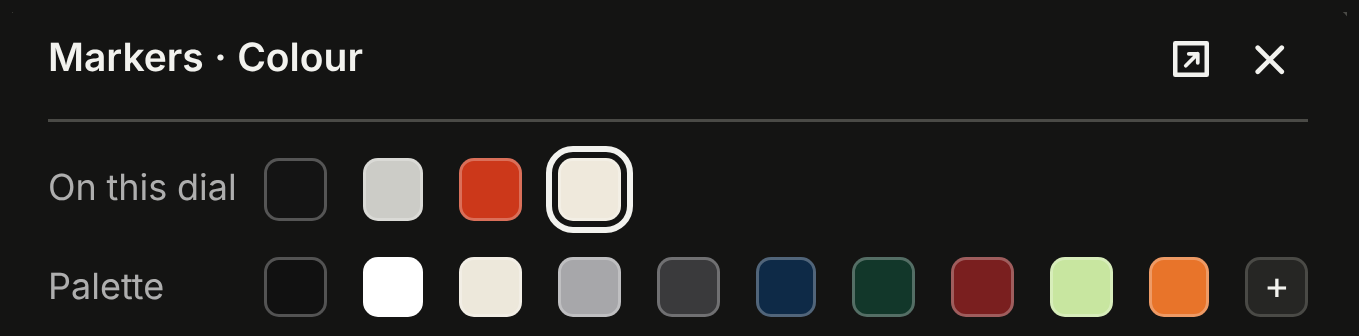
#> input picture guide/img/c11-colour.png, 1359 x 336 px, given in place of c11-colour.png-bare.png, which was not available
$ python -i check_lines.py   (imports and definitions only)
#> lines starting #> are read from the running program, lines starting #| are printed output that depends on the picture; pictures that were not available may be replaced by others from this repository, and a replacement may not be noted
"""check_lines.py — does any leader line or highlight box run over the picture under it? (Okay, 14 Oct 2026:
"avoid content while drawing lines"; "a zero padding square … generates overlaps with the highlightee".)
Reads out/leaders.json and out/page-NN-bare.png (each page with its lines and labels hidden) and looks along every
segment: where the picture under the line changes sharply (text, an edge, an icon), the line is crossing content.
Leaders marked "through" (on the dial itself) are skipped. Prints one line per problem; exit 0 always."""
import json, os, sys
from PIL import Image, ImageFilter, ImageChops
HERE = os.path.dirname(os.path.abspath(__file__)); OUT = os.path.join(HERE, "out", "review")
# [1 line that did not run here, left out]
cache = {}
def edges(no):
#> called with no = '../img/c11-colour.png'
    if no not in cache:
        im = Image.open(os.path.join(OUT, f"page-{no}-bare.png")).convert("L")
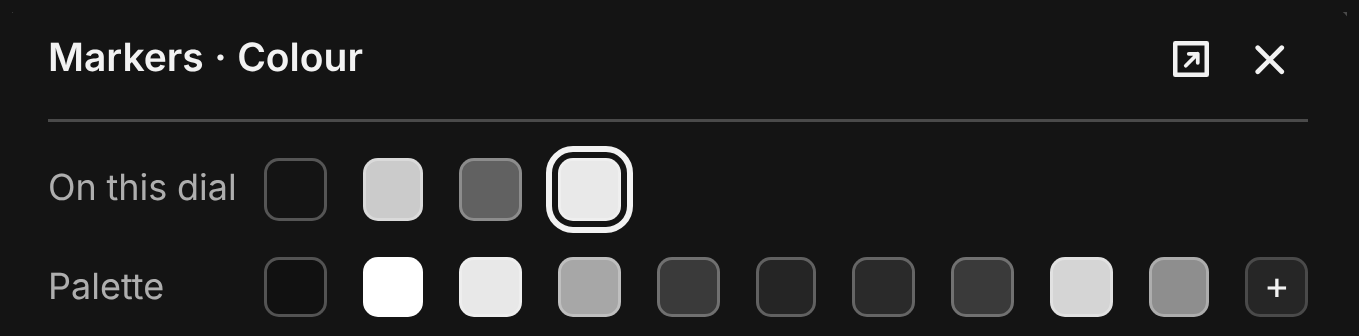
#> im: PIL image 1359x336 L; min 17, max 255, mean 36.8
        mx, mn = im.filter(ImageFilter.MaxFilter(3)), im.filter(ImageFilter.MinFilter(3))
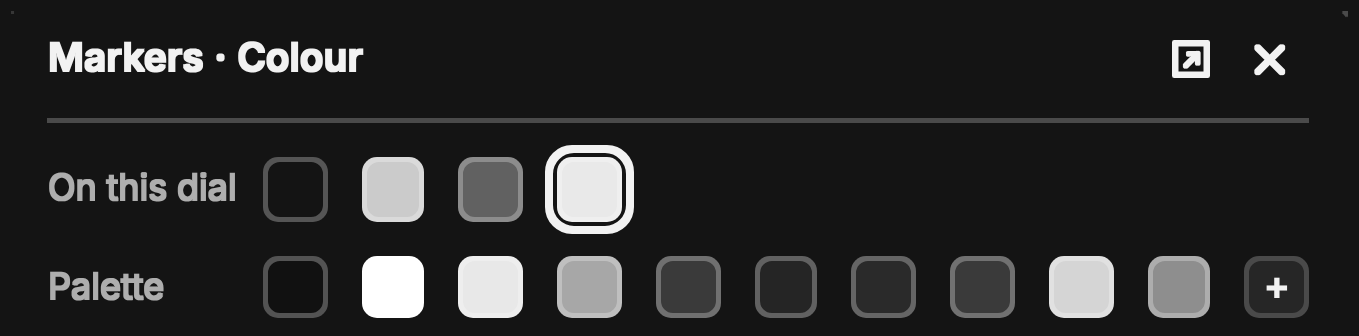
#> mx: PIL image 1359x336 L; min 17, max 255, mean 40.5
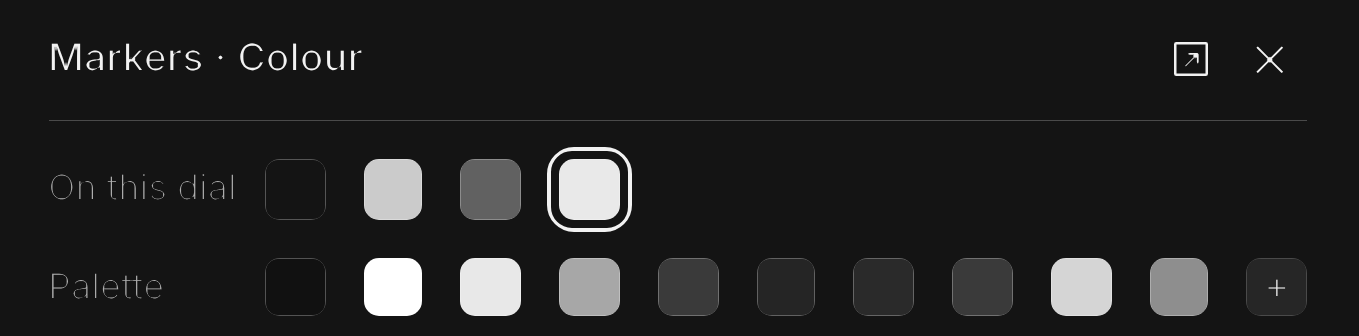
#> mn: PIL image 1359x336 L; min 17, max 255, mean 33.1
        cache[no] = (ImageChops.subtract(mx, mn), im.width / 297.0)
    return cache[no]
def hits(no, pts, skip_start=0.9, skip_end=0.3):
    e, px = edges(no); bad = []
    segs = list(zip(pts, pts[1:])); total = sum(abs(b[0]-a[0]) + abs(b[1]-a[1]) for a, b in segs); run = 0
    for a, b in segs:
        L = abs(b[0]-a[0]) + abs(b[1]-a[1]); n = max(1, int(L / 0.2))
        for i in range(n + 1):
            d = run + L * i / n
            if d < skip_start or d > total - skip_end: continue
            x = a[0] + (b[0]-a[0]) * i / n; y = a[1] + (b[1]-a[1]) * i / n
            if any((abs(x-f[0]) < .6 or abs(x-f[2]) < .6) and f[1]-.6 < y < f[3]+.6 or (abs(y-f[1]) < .6 or abs(y-f[3]) < .6) and f[0]-.6 < x < f[2]+.6 for f in FR.get(no, [])): continue
            v = e.getpixel((min(e.width-1, int(x*px)), min(e.height-1, int(y*px))))
            if v > 60: bad.append((round(x, 1), round(y, 1)))
        run += L
    return bad
problems = 0
# [9 lines not run here, left out]

>>> result = edges('../img/c11-colour.png')
